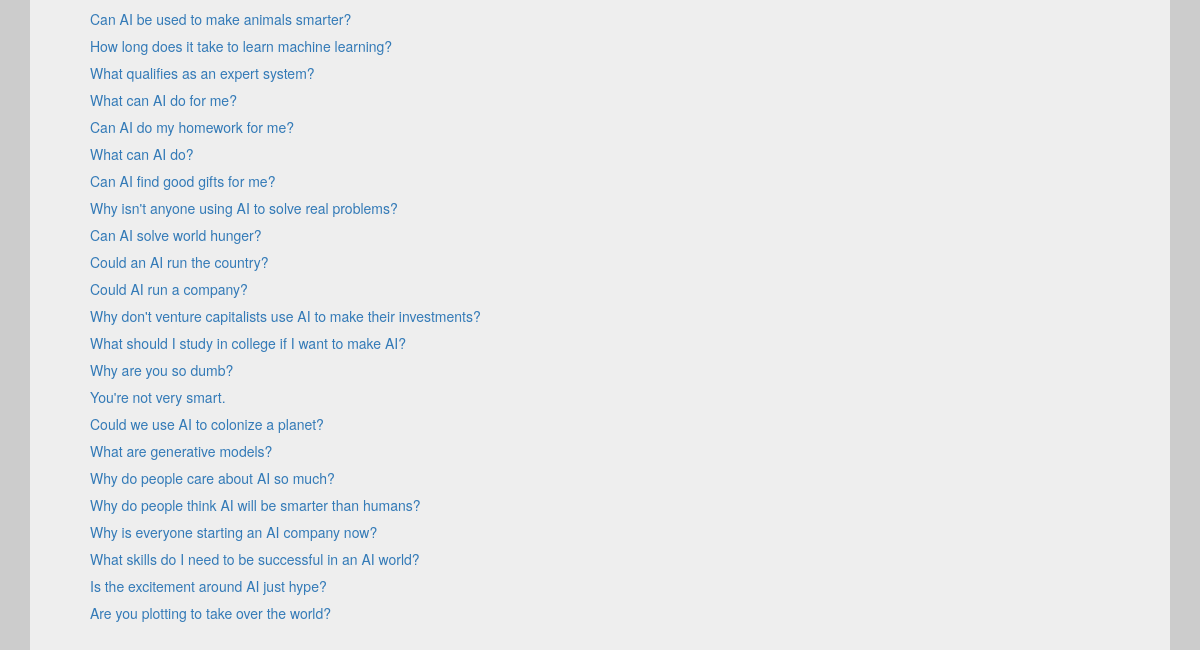
The app's page /training_chats (lower part), older data.
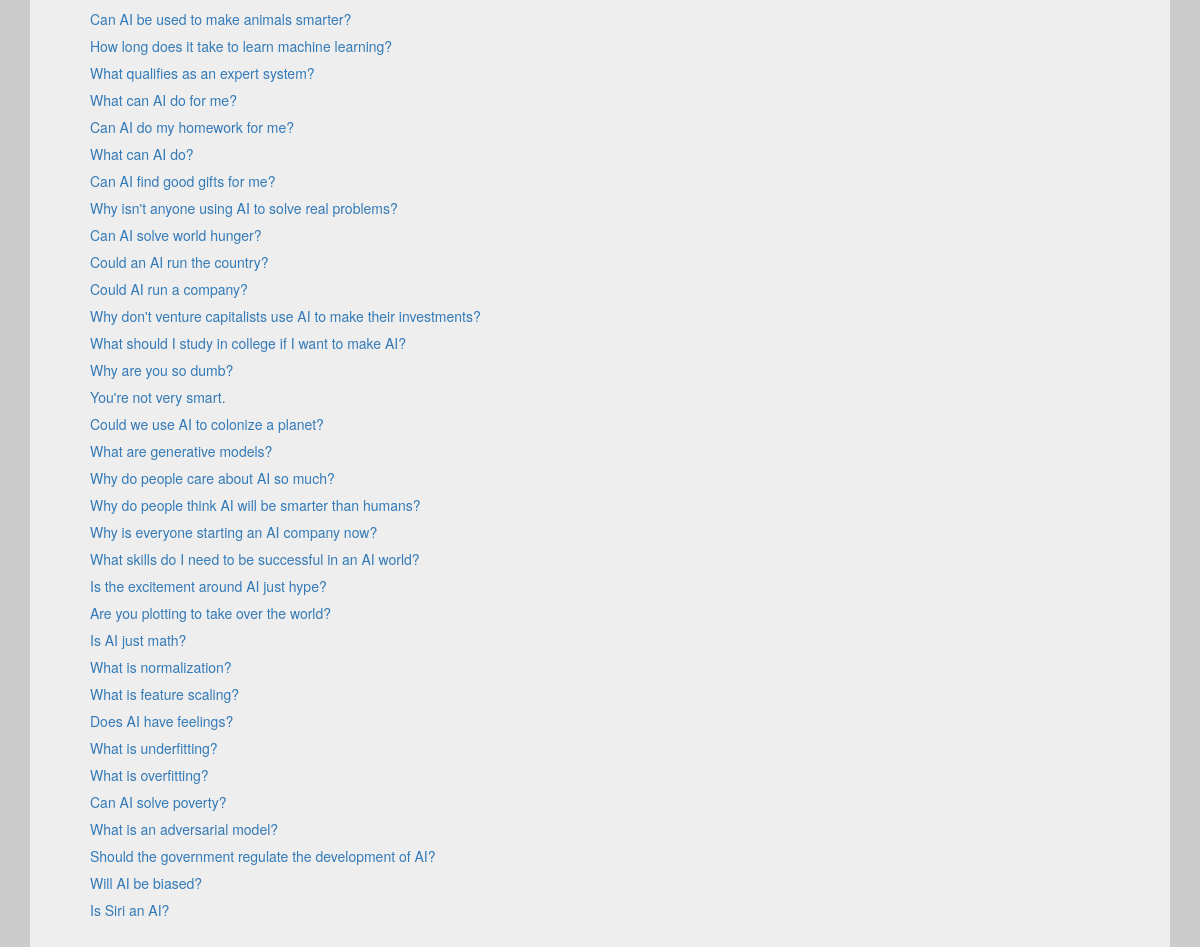
The same page, newer data.
### db.py (models this page shows, shortened)
class training_chat(db.Model):
	id = db.Column('message_id', db.Integer, primary_key = True)
	chat_id = db.Column(db.Integer)
	party = db.Column(db.SmallInteger)
	text = db.Column(db.Text)
	node_id = db.Column(db.Integer)

### modules/admin.py (the view)
@admin.route('/training_chats')
def training_chats():
	results = training_chat.query.order_by(training_chat.chat_id).all()
	chats = clean_training_chats(results)
	return render_template("training_chats.html", chats = chats)

### helpers.py (called while the page is built)
def clean_training_chats(inputList):
	chats = []
	for result in inputList:
		addResult = True
		for chat in chats:
			if chat.chat_id == result.chat_id:
				addResult = False
				break
		if addResult:
			chats.append(result)
	return chats

### templates/training_chats.html (shortened to what this page needs)
{% extends "base.html" %}
{% block content %}
  <div class="container">
    <div class="jumbotron">
		{% for chat in chats %}
			<a href="training_chat?id={{ chat.chat_id }}">{{ chat.text if chat.text != '' else '-blank-' }}</a>
			<div style="height: 0.5em;"></div>
		{% endfor %}
	</div>
  </div>
{% endblock %}

### templates/base.html (shortened to what this page needs)
{% extends "bootstrap/base.html" %}
{% import "bootstrap/utils.html" as utils %}
{% block styles -%}
    {{super()}}
    <link rel="stylesheet" type="text/css" href="{{url_for('static', filename='styles.css')}}">
{% endblock %}

### static/styles.css (style rules this page uses)
body { background-color: #CCC; }

Row changes from the older to the newer data that the page shows:
added training_chat: text "Is AI just math?"
added training_chat: text "What is normalization?"
added training_chat: text "What is feature scaling?"
added training_chat: text "Does AI have feelings?"
added training_chat: text "What is underfitting?"
added training_chat: text "What is overfitting?"
added training_chat: text "Can AI solve poverty?"
added training_chat: text "What is an adversarial model?"
added training_chat: text "Should the government regulate the development of AI?"
added training_chat: text "Will AI be biased?"
added training_chat: text "Is Siri an AI?"
